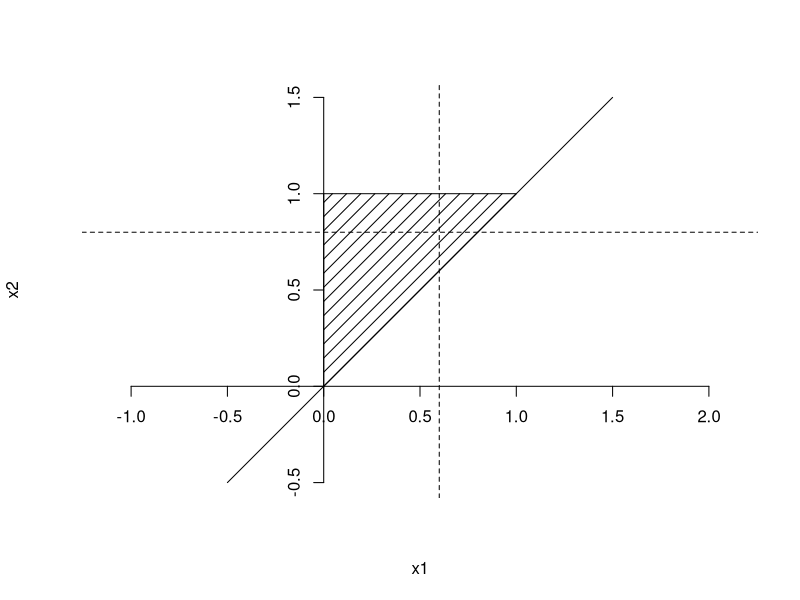
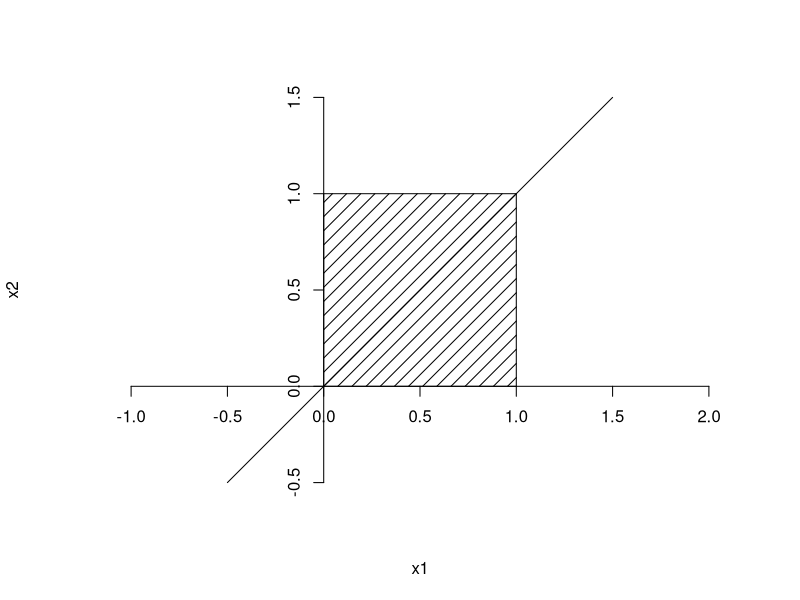

Source code (R) for these figures, in order:
## ---- chunk 1
knitr::opts_chunk$set(message=FALSE, warning=F, echo=TRUE)
options(width = 2000)
options(repos="https://cran.rstudio.com")
## ---- chunk 2
dhyper(45, 500, 9500, 1000, log = FALSE)

## ---- chunk 3
dbinom(45, 1000, 0.05, log = FALSE)

## ---- chunk 4
dpois(45, 50, log = FALSE)
## ---- chunk 5
pgamma(10, 5, rate = 1/3, lower.tail = TRUE,log.p = FALSE)

ppois(4, 10/3, lower.tail = TRUE, log.p = FALSE)

## ---- chunk 6
plot(function(x){x}, from=-0.5, to=1.5, axes=FALSE, asp=1,xlab="x1",ylab="x2")
axis(1, pos=0, xlab="x1");abline(v =0.6, lty = 2)
axis(2, pos=0, ylab="x2");abline(h =0.8, lty = 2)
polygon(x=c(0,1,0), y=c(0,1,1), density=10, angle=45)
## ---- chunk 7
plot(function(x){x}, from=-0.5, to=1.5, axes=FALSE, asp=1,xlab="x1",ylab="x2")
axis(1, pos=0, xlab="x1")
axis(2, pos=0, ylab="x2")
polygon(x=c(0,1,1,0), y=c(0,0,1,1), density=10, angle=45)
